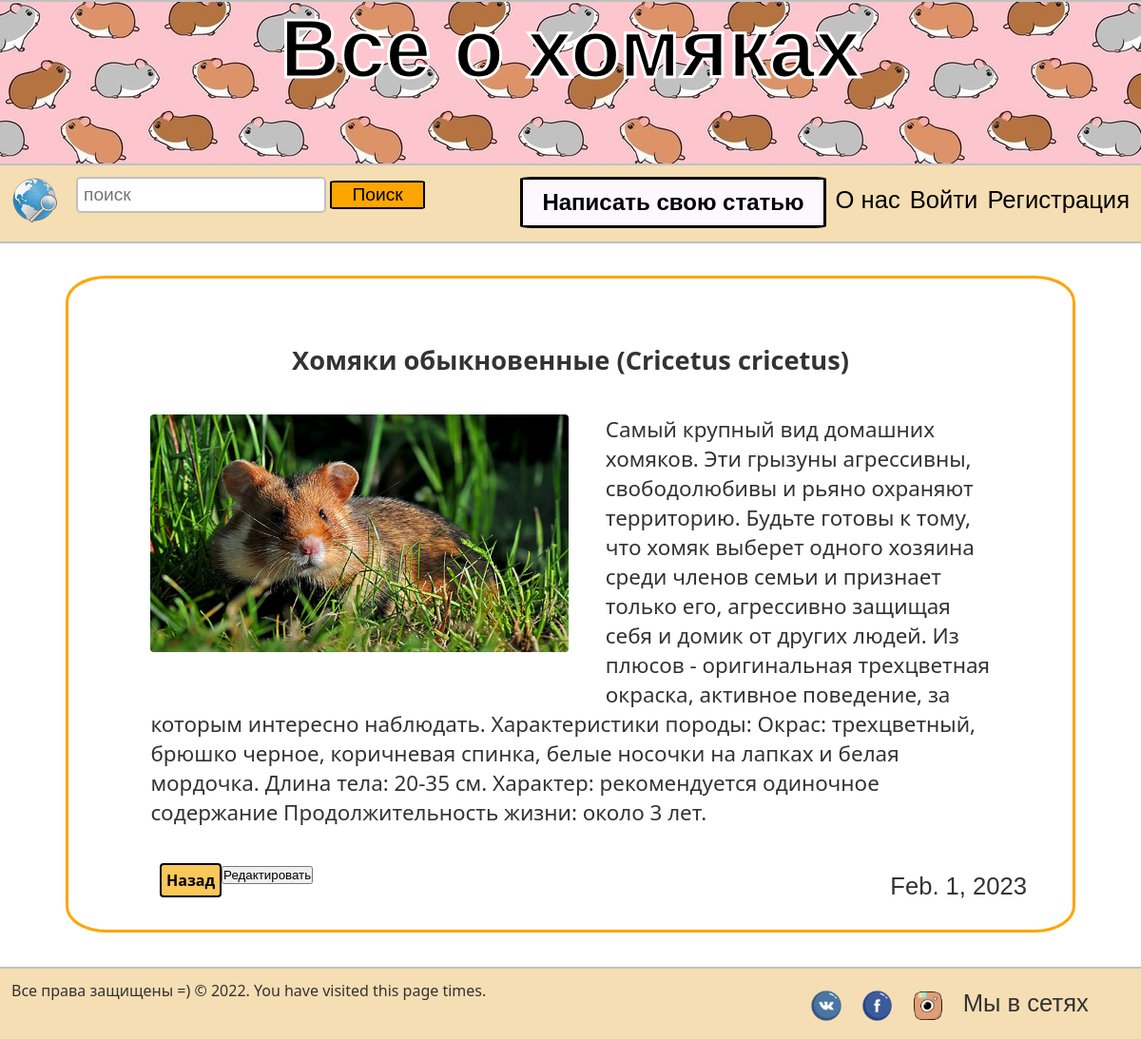
The app's page /blog/obichnie_homjaki/ with its own data.
### myblog/models.py (models this page shows, shortened)
class Post(models.Model):
    title = models.CharField(max_length=200)
    url = models.SlugField(null=False, unique=True)
    content = models.TextField()
    image = models.ImageField()
    created_at = models.DateField(default=timezone.now)
    author = models.ForeignKey(User, on_delete=models.CASCADE)

### myblog/views.py (the view)
# urls.py: path('blog/<slug>/', PostDetailView.as_view(), name='post_detail'),
class PostDetailView(View):
    def get(self, request, slug, *args, **kwargs):
        post = get_object_or_404(Post, url=slug)
        return render(request, 'myblog/post_detail.html', context={'post': post})

### myblog/templates/myblog/post_detail.html (shortened to what this page needs)
{% extends './base.html' %}
{% load static %}
{% block content %}
    <div class="post_detail">
		<h4>{{ post.title }}</h4>
        <img src="{{ post.image.url }}">
		<p>{{ post.content }}</p>
		<a href="{% url 'index' %}">Назад</a>
		<button>Редактировать</button>
		<div class="right">{{ post.created_at }}</div>
	</div>
{% endblock %}

### myblog/static/css/style.css (style rules this page uses)
* { margin: 0; padding: 0; outline: none; }
html { height: 100%; }
body { width: 100%; height: 100%; color: #333; background-color: f7f7f7; font-size: 1em; font-family: "Segoe UI", sans-serif; }
a { color: black; text-decoration: none; transition: all.6s ease; -moz-transition: all.6s ease; }
.right { margin-top: 10px; float: right; font-size: 1.6em; font-family: Comic Sans MS, sans-serif; margin-left: 10px; }
.post_detail { border: 3px solid orange; border-radius: 4%; width: 80%; margin-left: auto; margin-right: auto; margin-top: 3%; margin-bottom: 3%; min-height: auto; padding: 4%; }
.post_detail h4 { font-size: 1.7em; text-align: center; margin-top: 2%; }
.post_detail img { width: 440px; height: 250px; border-radius: 4px 4px 4px 4px; margin: 4%; float: left; }
.post_detail p { font-size: 1.4em; font-family: "Segoe UI", sans-serif; margin: 2%; padding: 2%; }
.post_detail a { padding: 5px; background-color: #FAC759; margin-left: 5%; border-radius: 4px; float: left; margin-bottom: 5%; font-weight: bold; border: 2px solid #FAC759; border: 2px solid black; }

### records on screen
Post: title "Хомяки обыкновенные (Cricetus cricetus)", image (picture), content "Самый крупный вид домашних хомяков. Эти грызуны агрессивны, свободолюбивы и рьяно охраняют территорию. Будьте готовы к тому, что хомяк выберет одного хозяина среди членов семьи и признает только его, агрессивно защищая себя и домик от других людей. Из плюсов - оригинальная трехцветная окраска, активное поведение, за которым интересно наблюдать. Характеристики породы: Окрас: трехцветный, брюшко черное, коричневая спинка, белые носочки на лапках и белая мордочка. Длина тела: 20-35 см. Характер: рекомендуется одиночное содержание Продолжительность жизни: около 3 лет.", created_at "Feb. 1, 2023"
